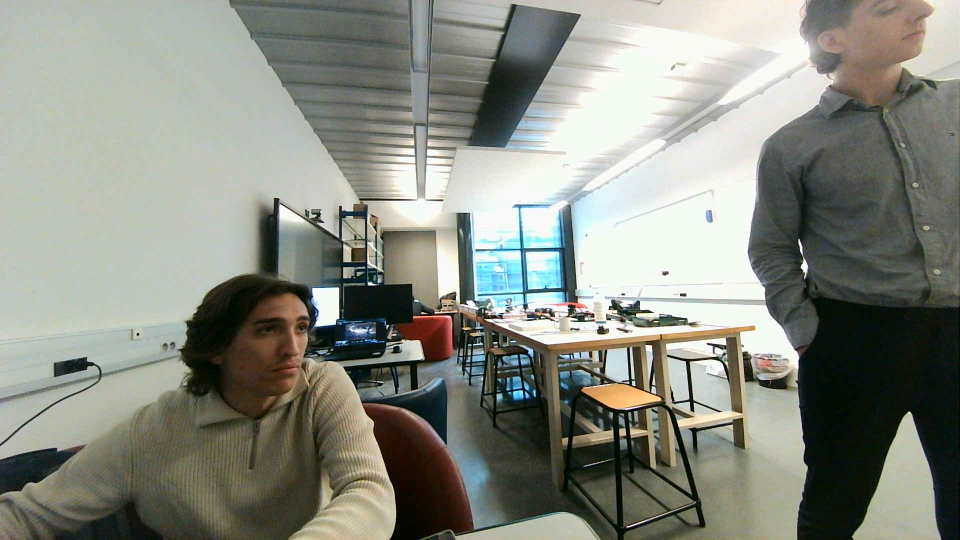
#> input picture Code/Platform/Camera/Calibration/Test_pictures/Depth_3/L.jpg, 1920 x 1080 px (shown at 1/2 size)
$ python SGBM_tuner_V1.py
#> lines starting #> are read from the running program, lines starting #| are printed output that depends on the picture
import os
import sys
import numpy as np
import cv2 as cv; cv2 = cv

f1 = "Test_pictures/Depth_1/"
f2 = "Test_pictures/Depth_2/"
f3 = "Test_pictures/Depth_3/"
folder = f3
imgL = cv2.imread(folder+"L.jpg",0)
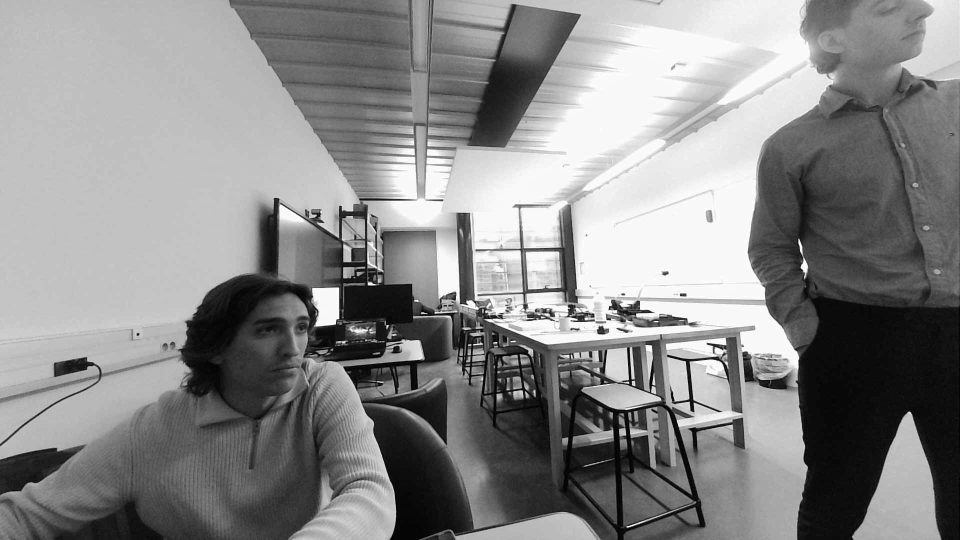
#> imgL: shape (1080, 1920) (shown at 1/2 size); min 0, max 255, mean 137.7
imgR = cv2.imread(folder+"R.jpg",0)
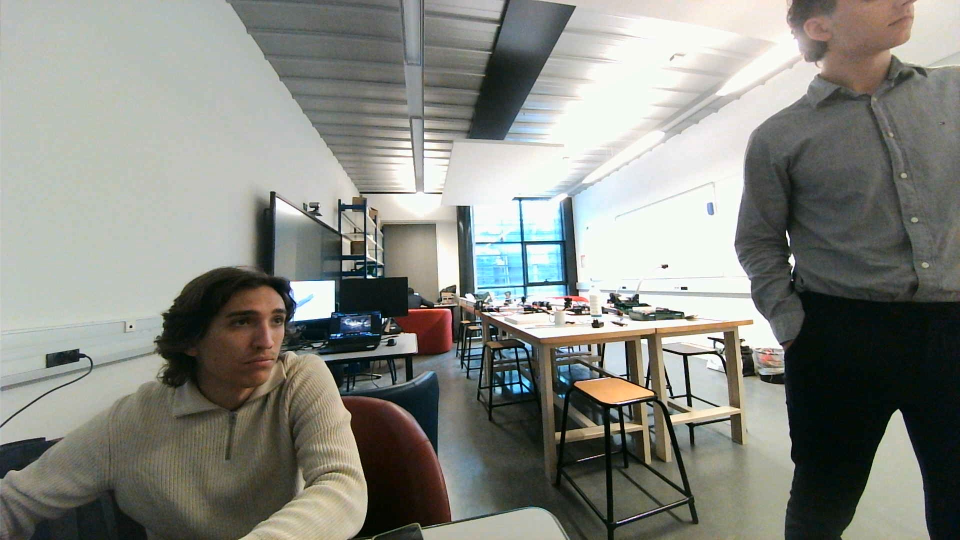
#> input picture Code/Platform/Camera/Calibration/Test_pictures/Depth_3/R.jpg, 1920 x 1080 px (shown at 1/2 size)
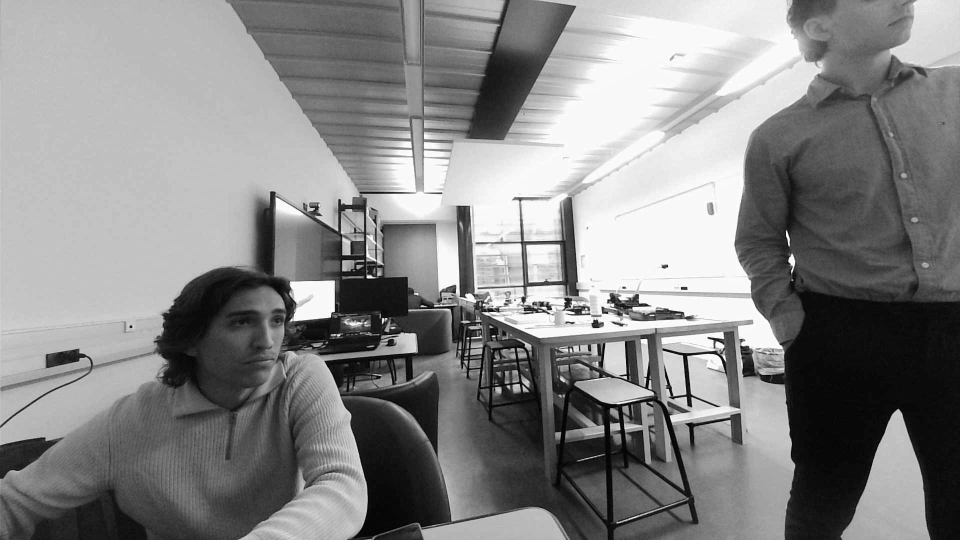
#> imgR: shape (1080, 1920) (shown at 1/2 size); min 0, max 255, mean 134.4

# imgL = cv2.imread('left.jpg', 0)
# imgR = cv2.imread('right.jpg', 0)


blockSize = 11
min_disparity = 50
max_disparity = 150
P1 = 8
P2 = 32

stereo = cv2.StereoSGBM_create(
	minDisparity=min_disparity,
	numDisparities=(max_disparity - min_disparity),
	blockSize=blockSize,
	P1=3*blockSize*blockSize * P1,
	P2=3*blockSize*blockSize * P2,
	disp12MaxDiff=0,
	preFilterCap=0,
	uniquenessRatio=10,
#	speckleWindowSize=100,
#	speckleRange=1,
#	mode=cv.StereoSGBM_MODE_SGBM
#	#mode=cv.StereoSGBM_MODE_HH
)

def redraw():
	disparity = stereo.compute(imgL,imgR)
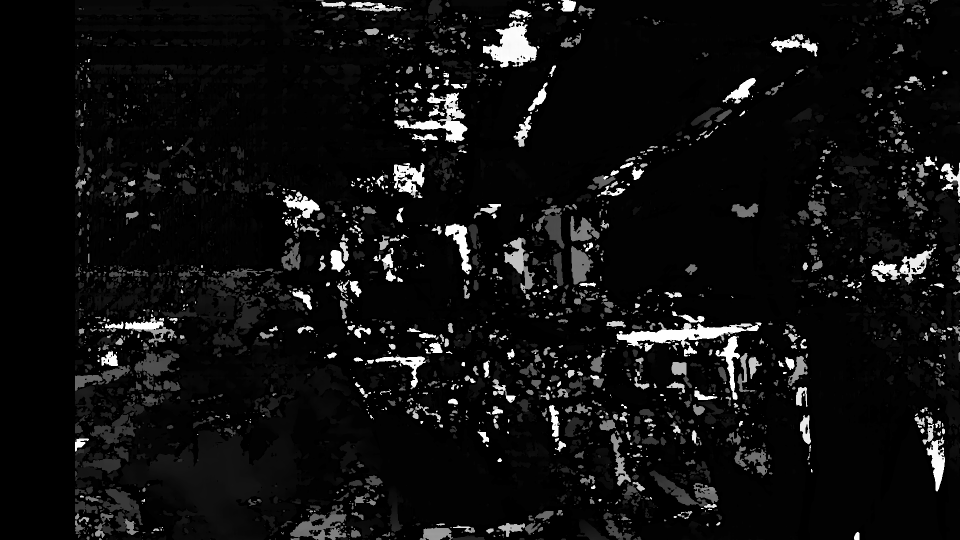
#> disparity: shape (1080, 1920) int16 (shown at 1/2 size); min 784, max 2384, mean 884.3; drawn with min black and max white

	out = (disparity / np.float32(16)) / max_disparity
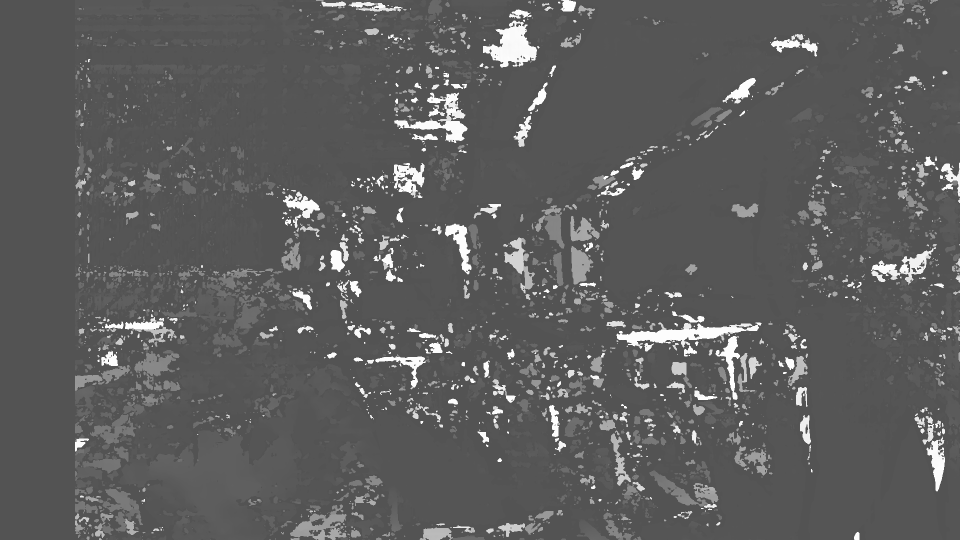
#> out: shape (1080, 1920) float32 (shown at 1/2 size); min 0.327, max 0.993, mean 0.368

	scale = 0.6
	out = cv.resize(out,None,fx=scale,fy=scale)
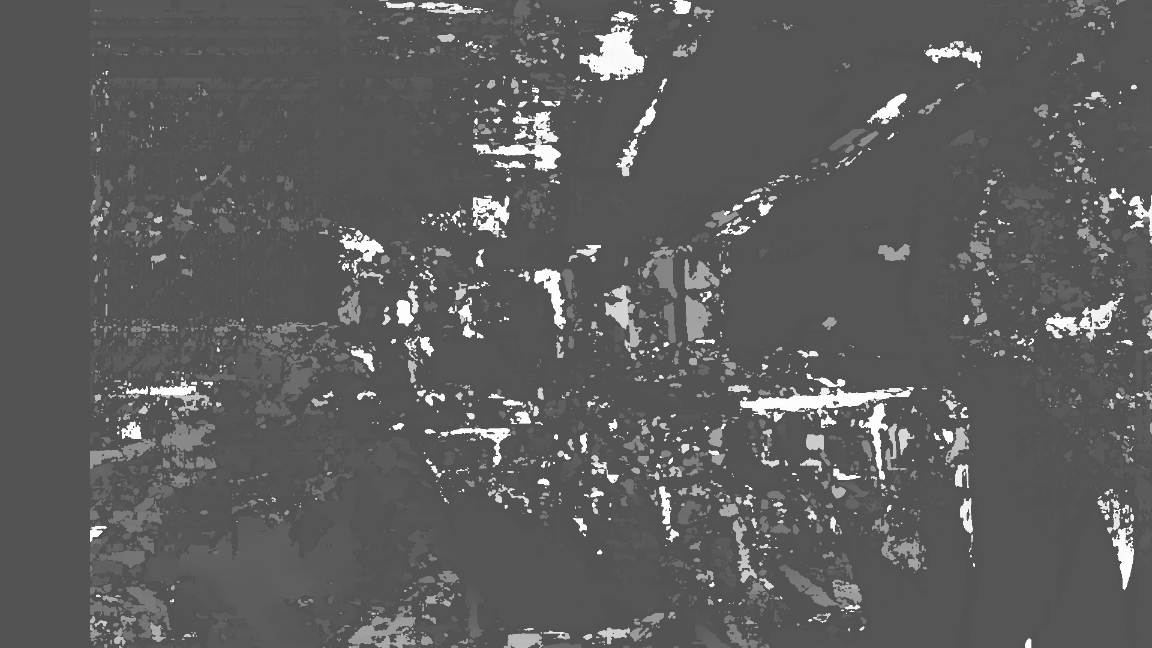
#> out: shape (648, 1152) float32; min 0.327, max 0.993, mean 0.368

	cv.imshow("out", out)


def on_blockSize(pos):
	global blockSize
	blockSize = 1 - (1 - pos) // 2 * 2
	stereo.setBlockSize(blockSize)
	redraw()

def on_mindisparity(pos):
	global min_disparity
	min_disparity = pos
	stereo.setMinDisparity(min_disparity)
	stereo.setNumDisparities(max_disparity - min_disparity)
	redraw()

def on_maxdisparity(pos):
	global max_disparity
	max_disparity = pos
	stereo.setNumDisparities(max_disparity - min_disparity)
	redraw()

def on_P1(pos):
	global P1
	P1 = pos
	stereo.setP1(3*blockSize*blockSize * P1)
	redraw()

def on_P2(pos):
	global P2
	P2 = pos
	stereo.setP2(3*blockSize*blockSize * P2)
	redraw()

def set_disp12MaxDiff(pos):
	stereo.setDisp12MaxDiff(pos)
	redraw()

def set_preFilterCap(pos):
	stereo.setPreFilterCap(pos)
	redraw()


cv.namedWindow("out",cv.WINDOW_AUTOSIZE)
cv.createTrackbar("blockSize", "out", blockSize, 51, on_blockSize)
cv.createTrackbar("minDisparity", "out", min_disparity, 200, on_mindisparity)
cv.createTrackbar("maxDisparity", "out", max_disparity, 200, on_maxdisparity)
cv.createTrackbar("P1", "out", P1, 64, on_P1)
cv.createTrackbar("P2", "out", P2, 64, on_P2)
cv.createTrackbar("disp12MaxDiff", "out", 0, 100, set_disp12MaxDiff)
cv.createTrackbar("preFilterCap", "out", 0, 100, set_preFilterCap)


redraw()
while True:
	key = cv.waitKey()
#> (key Esc is pressed here)
	if key == -1:
		break
	print(key)
